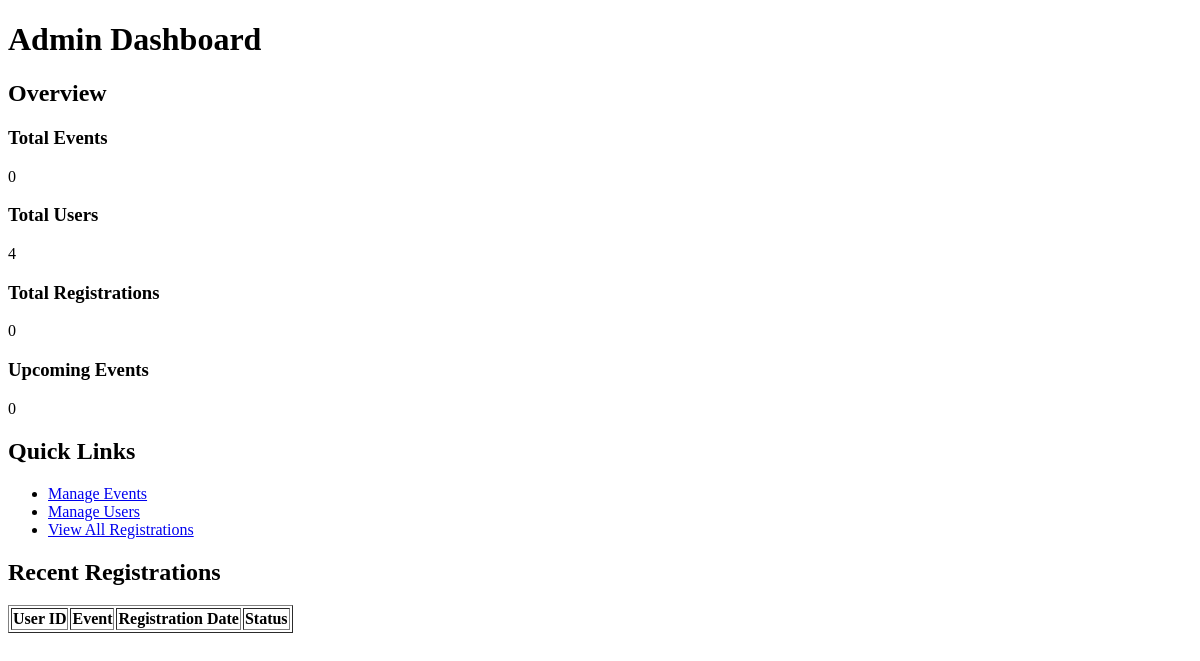
The page /lec/admin/dashboard.php (signed in) on the database as committed earlier.
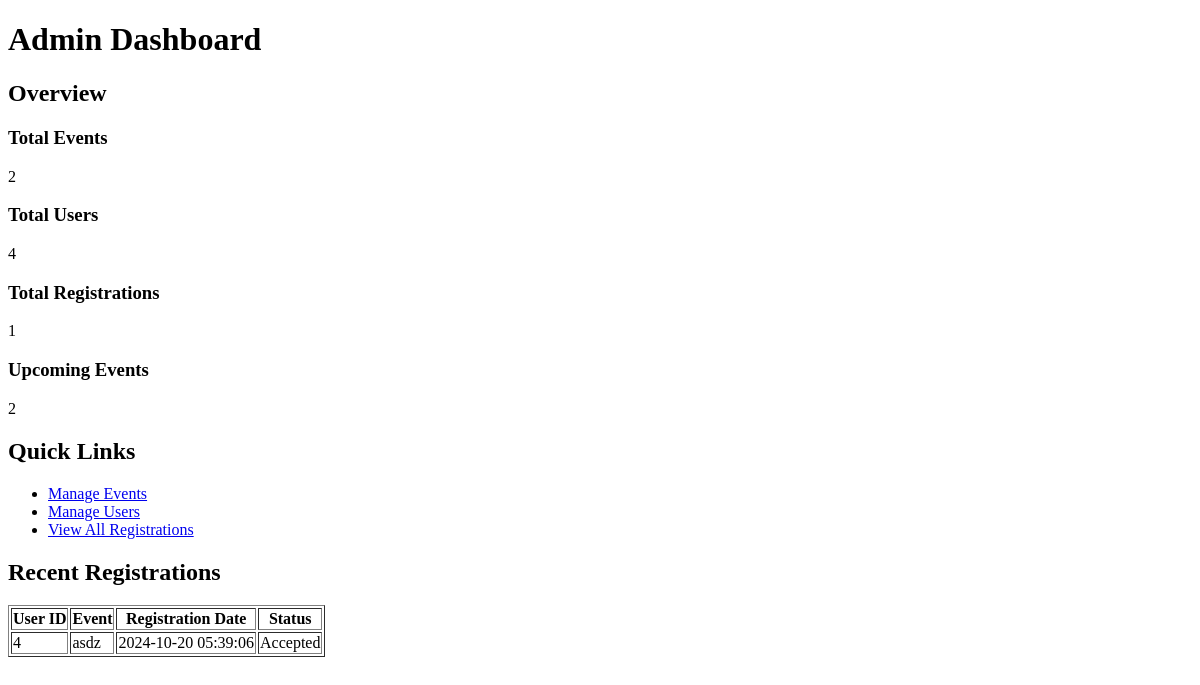
The same page on the database as committed later.
### tables this page shows
CREATE TABLE event_registrations (
  id int(11) NOT NULL,
  event_id int(11) NOT NULL,
  user_id int(11) NOT NULL,
  registration_date timestamp NOT NULL DEFAULT current_timestamp(),
  status varchar(10) DEFAULT 'Accepted'
);

CREATE TABLE events (
  id int(11) NOT NULL,
  name varchar(200) NOT NULL,
  description text DEFAULT NULL,
  date date NOT NULL,
  time time NOT NULL,
  location varchar(200) NOT NULL,
  max_participants int(11) NOT NULL,
  current_participants int(11) DEFAULT 0,
  status enum('open','closed','canceled') DEFAULT 'open',
  image_path varchar(255) DEFAULT NULL,
  banner_path varchar(255) DEFAULT NULL,
  created_at timestamp NOT NULL DEFAULT current_timestamp(),
  updated_at timestamp NOT NULL DEFAULT current_timestamp() ON UPDATE current_timestamp()
);

### lec/admin/dashboard.php (the view, shortened to what this page needs)
<?php
$database = new Database();
$db = $database->getConnection();
$stats = [
    'total_events' => $db->query("SELECT COUNT(*) FROM events")->fetchColumn(),
    'total_users' => $db->query("SELECT COUNT(*) FROM users WHERE role = 'user'")->fetchColumn(),
    'total_registrations' => $db->query("SELECT COUNT(*) FROM event_registrations")->fetchColumn(),
    'upcoming_events' => $db->query("SELECT COUNT(*) FROM events WHERE date >= CURDATE()")->fetchColumn()
];
$query = "SELECT r.*, e.name
          FROM event_registrations r
          JOIN events e ON r.event_id = e.id
          ORDER BY r.registration_date DESC
          LIMIT 10;";
$recent_registrations = $db->query($query)->fetchAll(PDO::FETCH_ASSOC);
?>
<!DOCTYPE html>
<html>
<head>
</head>
<body>
    <h1>Admin Dashboard</h1>
    <h2>Overview</h2>
    <div class="stats">
        <div>
            <h3>Total Events</h3>
            <p><?= $stats['total_events'] ?></p>
        </div>
        <div>
            <h3>Total Users</h3>
            <p><?= $stats['total_users'] ?></p>
        </div>
        <div>
            <h3>Total Registrations</h3>
            <p><?= $stats['total_registrations'] ?></p>
        </div>
        <div>
            <h3>Upcoming Events</h3>
            <p><?= $stats['upcoming_events'] ?></p>
        </div>
    </div>
    <h2>Quick Links</h2>
    <ul>
        <li><a href="event-management.php">Manage Events</a></li>
        <li><a href="user-management.php">Manage Users</a></li>
        <li><a href="registrations.php">View All Registrations</a></li>
    </ul>
    <h2>Recent Registrations</h2>
    <table border="1">
        <tr>
            <th>User ID</th>
            <th>Event</th>
            <th>Registration Date</th>
            <th>Status</th>
        </tr>
        <?php foreach ($recent_registrations as $reg): ?>
        <tr>
            <td><?= htmlspecialchars($reg['user_id']) ?></td>
            <td><?= htmlspecialchars($reg['name']) ?></td>
            <td><?= $reg['registration_date'] ?></td>
            <td><?= $reg['status'] ?></td>
        </tr>
        <?php endforeach; ?>
    </table>
</body>
</html>

Rows that differ between the two databases and show on the page:
added event_registrations: user "4", event.name "asdz", registration_date "2024-10-20 05:39:06", status "Accepted"
Other text that changed with them:
$stats['total_events']: "0" → "2"
$stats['total_registrations']: "0" → "1"
$stats['upcoming_events']: "0" → "2"
